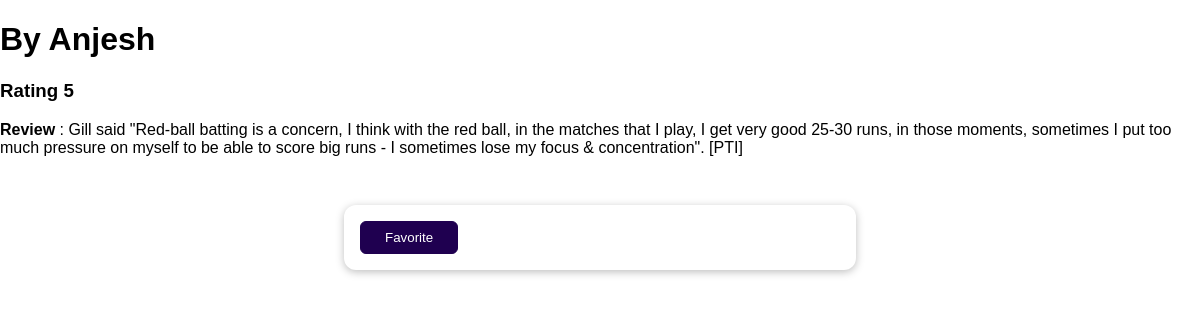
/reviews/2, run on the app's committed database.
### reviews/models.py (models this page shows)
class Review(models.Model):
    user_name = models.CharField(max_length=100)
    review_text = models.TextField()
    rating = models.IntegerField()

### reviews/views.py (the view)
# urls.py: path("reviews/<int:pk>", views.SingleReviewView.as_view()),
class SingleReviewView(DetailView):
    template_name = "reviews/single_review.html"
    model = Review
    def get_context_data(self, **kwargs):
        context = super().get_context_data(**kwargs)
        loaded_review = self.object
        request = self.request
        favorite_id = request.session.get("favorite_review")
        context["is_favorite"] = favorite_id == str(loaded_review.id)
        return context

### reviews/templates/reviews/single_review.html (shortened to what this page needs)
{% extends "reviews/base.html" %}
{% block content %}
<h1> By {{ review.user_name }} </h1>
<h3> Rating {{ review.rating }} </h3>
<p><b>Review</b> : {{ review.review_text }} </p>
{% if is_favorite %}
<p>This is Favorite Review</p>
{% else %}
<form action="/reviews/favorite" method="POST">
<button> Favorite </button>
</form>
{% endif %}
{% endblock content %}

### reviews/static/reviews/styles.css (style rules this page uses)
body { font-family: sans-serif; margin: 0; }
form { margin: 3rem auto; width: 90%; max-width: 30rem; padding: 1rem; border-radius: 12px; background-color: white; box-shadow: 0 2px 8px rgba(0, 0, 0, 0.26); }
button { cursor: pointer; padding: 0.5rem 1.5rem; border-radius: 6px; background-color: #1f0050; color: white; border: 1px solid #1f0050; }

### data on the page
Review: user_name "Anjesh", rating "5", review_text "Gill said \"Red-ball batting is a concern, I think with the red ball, in the matches that I play, I get very good 25-30 runs, in those moments, sometimes I put too much pressure on myself to be able to score big runs - I sometimes lose my focus & concentration\". [PTI]"
